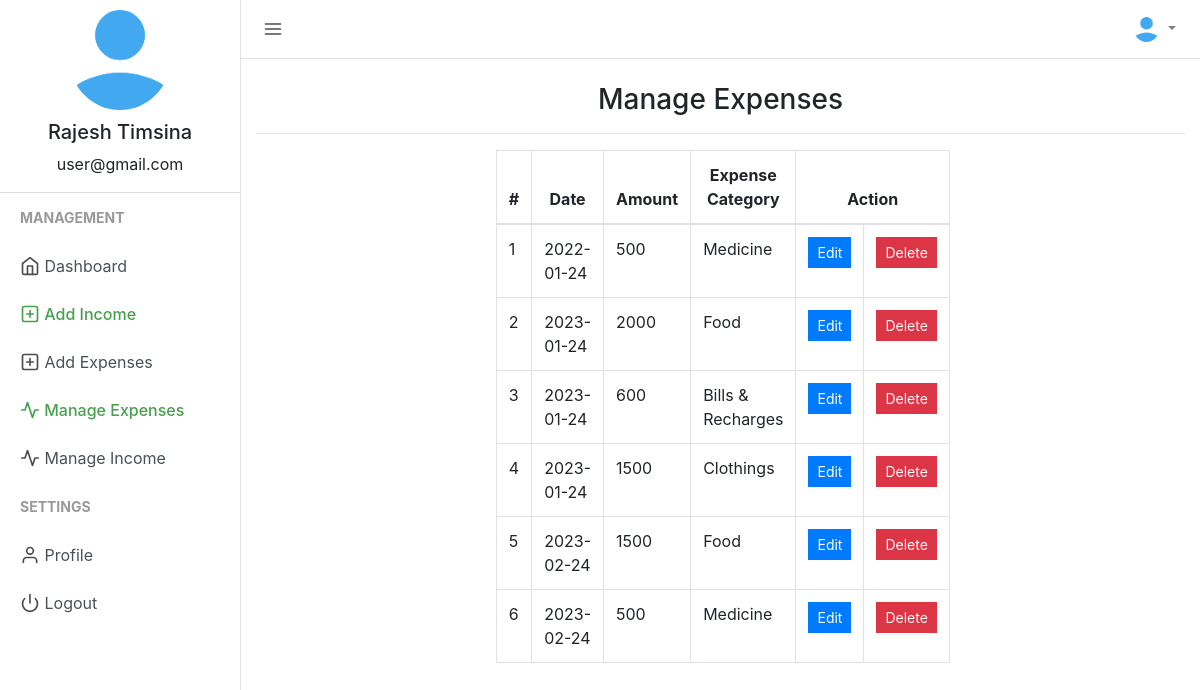
Page /manage_expense.php (signed in) on the committed database.
### tables this page shows
CREATE TABLE `users` (
  `user_id` int NOT NULL,
  `firstname` varchar(50) NOT NULL,
  `lastname` varchar(25) NOT NULL,
  `email` varchar(50) NOT NULL,
  `profile_path` varchar(50) NOT NULL DEFAULT 'default_profile.png',
  `password` varchar(50) NOT NULL,
  `trn_date` datetime NOT NULL
);

CREATE TABLE `expenses` (
  `expense_id` int NOT NULL,
  `user_id` varchar(15) NOT NULL,
  `expense` int NOT NULL,
  `expensedate` varchar(15) NOT NULL,
  `expensecategory` varchar(50) NOT NULL
);

### session.php (called while the page is built, shortened)
<?php
include("config.php");
$sess_email = $_SESSION["email"];
$sql = "SELECT user_id, firstname, lastname, email, profile_path FROM users WHERE email = '$sess_email'";
$result = $con->query($sql);
if ($result->num_rows > 0) {
  while($row = $result->fetch_assoc()) {
    $userid=$row["user_id"];
    $username =$row["firstname"]." ".$row["lastname"];
    $useremail=$row["email"];
    $userprofile="uploads/".$row["profile_path"];
  }
} else {
    $userid="GHX1Y2";
    $username ="Jhon Doe";
    $useremail="mailid@domain.com";
    $userprofile="Uploads/default_profile.png";
}
?>

### manage_expense.php (the view, shortened to what this page needs)
<?php
include("session.php");
$exp_fetched = mysqli_query($con, "SELECT * FROM expenses WHERE user_id = '$userid'");
?>
<!DOCTYPE html>
<html lang="en">
<head>
    <link href="css/bootstrap.min.css" rel="stylesheet">
    <link href="css/style.css" rel="stylesheet">
</head>
<body>
    <div class="d-flex" id="wrapper">
        <div class="border-right" id="sidebar-wrapper">
            <div class="user">
                <img class="img img-fluid rounded-circle" src="<?php echo $userprofile ?>" width="120">
                <h5><?php echo $username ?></h5>
                <p><?php echo $useremail ?></p>
            </div>
            <div class="sidebar-heading">Management</div>
            <div class="list-group list-group-flush">
                <a href="index.php" class="list-group-item list-group-item-action"><span data-feather="home"></span> Dashboard</a>
                <a href="add_income.php" class="list-group-item list-group-item-action sidebar-active"><span data-feather="plus-square"></span> Add Income</a>
                <a href="add_expense.php" class="list-group-item list-group-item-action "><span data-feather="plus-square"></span> Add Expenses</a>
                <a href="manage_expense.php" class="list-group-item list-group-item-action sidebar-active"><span data-feather="activity"></span> Manage Expenses</a>
                <a href="manage_income.php" class="list-group-item list-group-item-action "><span data-feather="activity"></span> Manage Income</a>
            </div>
            <div class="sidebar-heading">Settings </div>
            <div class="list-group list-group-flush">
                <a href="profile.php" class="list-group-item list-group-item-action "><span data-feather="user"></span> Profile</a>
                <a href="logout.php" class="list-group-item list-group-item-action "><span data-feather="power"></span> Logout</a>
            </div>
        </div>
        <div id="page-content-wrapper">
            <nav class="navbar navbar-expand-lg navbar-light  border-bottom">
                <button class="toggler" type="button" id="menu-toggle" aria-expanded="false">
                    <span data-feather="menu"></span>
                </button>
                <div class="collapse navbar-collapse" id="navbarSupportedContent">
                    <ul class="navbar-nav ml-auto mt-2 mt-lg-0">
                        <li class="nav-item dropdown">
                            <a class="nav-link dropdown-toggle" href="#" id="navbarDropdown" role="button" data-toggle="dropdown" aria-haspopup="true" aria-expanded="false">
                                <img class="img img-fluid rounded-circle" src="<?php echo $userprofile ?>" width="25">
                            </a>
                        </li>
                    </ul>
                </div>
            </nav>
            <div class="container-fluid">
                <h3 class="mt-4 text-center">Manage Expenses</h3>
                <hr>
                <div class="row justify-content-center">
                    <div class="col-md-6">
                        <table class="table table-hover table-bordered">
                            <thead>
                                <tr class="text-center">
                                    <th>#</th>
                                    <th>Date</th>
                                    <th>Amount</th>
                                    <th>Expense Category</th>
                                    <th colspan="2">Action</th>
                                </tr>
                            </thead>
                            <?php $count=1; while ($row = mysqli_fetch_array($exp_fetched)) { ?>
                                <tr>
                                    <td><?php echo $count;?></td>
                                    <td><?php echo $row['expensedate']; ?></td>
                                    <td><?php echo ''.$row['expense']; ?></td>
                                    <td><?php echo $row['expensecategory']; ?></td>
                                    <td class="text-center">
                                        <a href="add_expense.php?edit=<?php echo $row['expense_id']; ?>" class="btn btn-primary btn-sm" style="border-radius:0%;">Edit</a>
                                    </td>
                                    <td class="text-center">
                                        <a href="add_expense.php?delete=<?php echo $row['expense_id']; ?>" class="btn btn-danger btn-sm" style="border-radius:0%;">Delete</a>
                                    </td>
                                </tr>
                            <?php $count++; } ?>
                        </table>
                    </div>
                </div>
            </div>
        </div>
    </div>
</body>
</html>

### css/style.css (style rules this page uses)
body { background-color: #efefef; }
.feather { width: 20px; height: 20px; stroke: #4d4d4d; stroke-width: 2; stroke-linecap: round; stroke-linejoin: round; fill: none; vertical-align: text-bottom; }
.list-group { background-color: #ffffff; }
.list-group-item { border: none; }
.user { text-align: center; border-bottom: 1px solid #ddd; }
.user img { padding: 10px; }
.toggler { color: #000; background-color: #fff; border: none; outline: none; }
.sidebar-active { color: #47a04b; font-weight: 500; }
.sidebar-active .feather { stroke: #47a04b; font-weight: 500; }
#wrapper { overflow-x: hidden; background-color: #fff; }
#sidebar-wrapper { min-height: 100vh; margin-left: -15rem; -webkit-transition: margin 0.25s ease-out; -moz-transition: margin 0.25s ease-out; -o-transition: margin 0.25s ease-out; transition: margin 0.25s ease-out; }
#sidebar-wrapper .sidebar-heading { padding: 0.875rem 1.25rem; font-size: 14px; font-weight: bold; text-transform: uppercase; color: #999; }
#sidebar-wrapper .list-group { width: 15rem; }
#page-content-wrapper { min-width: 100vw; }
@media (min-width: 768px) { #sidebar-wrapper { margin-left: 0; } }
@media (min-width: 768px) { #page-content-wrapper { min-width: 0; width: 100%; } }
.container-fluid { margin-right: 20px; }

### rows in the picture
users: profile_path (placeholder picture), username "Rajesh Timsina", email "user@gmail.com"
expenses: expensedate "2022-01-24", expense "500", expensecategory "Medicine"
expenses: expensedate "2023-01-24", expense "2000", expensecategory "Food"
expenses: expensedate "2023-01-24", expense "600", expensecategory "Bills & Recharges"
expenses: expensedate "2023-01-24", expense "1500", expensecategory "Clothings"
expenses: expensedate "2023-02-24", expense "1500", expensecategory "Food"
expenses: expensedate "2023-02-24", expense "500", expensecategory "Medicine"
